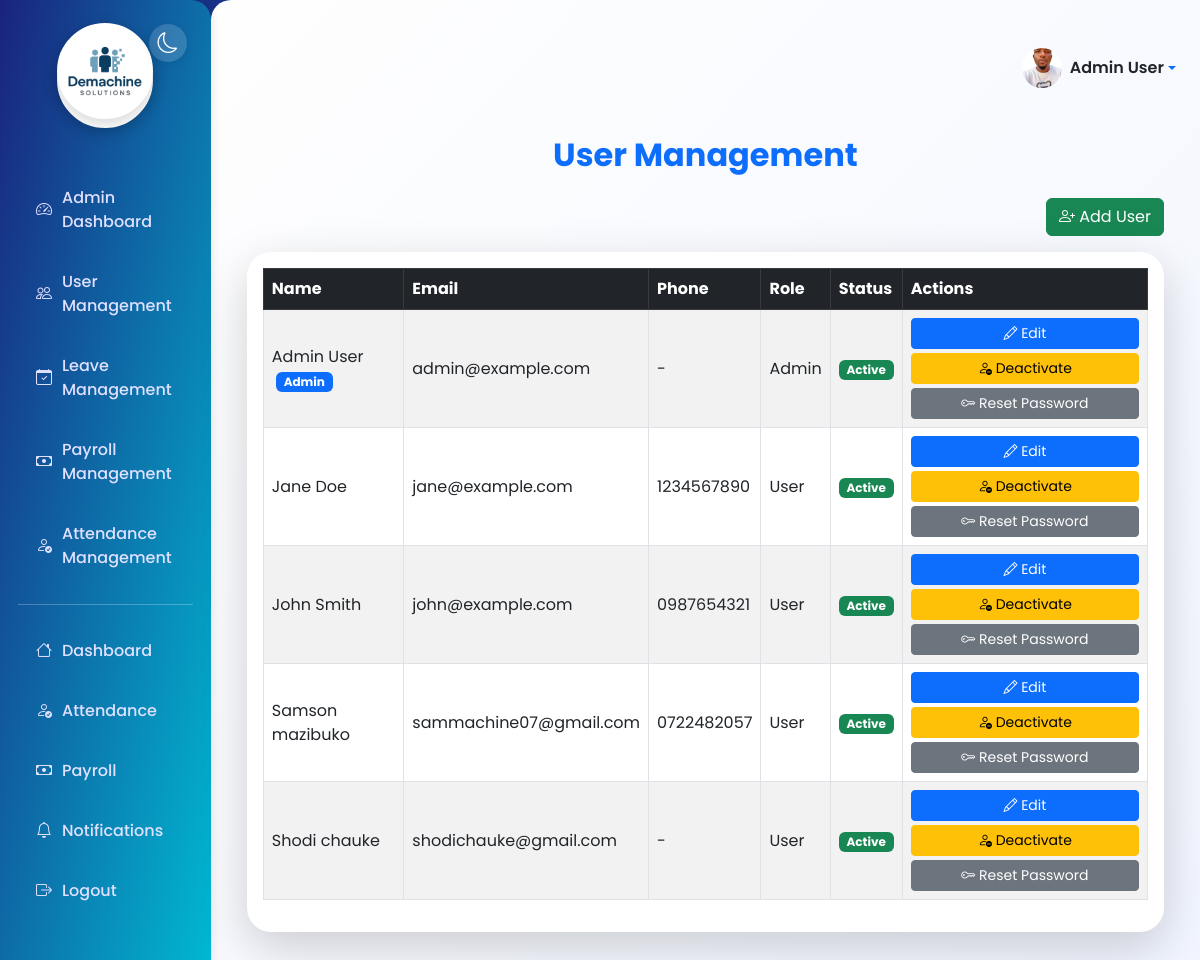
The app's page /admin/users (signed in) with its own data.
### models.py (models this page shows, shortened)
class User(db.Model, UserMixin):
    id = db.Column(db.Integer, primary_key=True)
    username = db.Column(db.String(80), unique=True, nullable=False)
    email = db.Column(db.String(120), unique=True, nullable=False)
    password_hash = db.Column(db.String(128), nullable=False)
    name = db.Column(db.String(100))
    phone = db.Column(db.String(20))
    role = db.Column(db.String(20), default='user')  # 'admin' or 'user'
    is_active = db.Column(db.Boolean, default=True)
    date_joined = db.Column(db.DateTime, default=datetime.utcnow)
    face_encoding = db.Column(db.PickleType)  # Store face encoding as binary
    profile_picture = db.Column(db.String(255))  # Filename of profile picture
    email_notifications = db.Column(db.Boolean, default=True)
    sms_notifications = db.Column(db.Boolean, default=False)
    is_verified = db.Column(db.Boolean, default=False)
    attendances = db.relationship('Attendance', backref='user', lazy=True)
    leaves = db.relationship('LeaveRequest', backref='user', lazy=True)
    payrolls = db.relationship('Payroll', backref='user', lazy=True)
    notifications = db.relationship('Notification', backref='user', lazy=True)

### app.py (the view)
@app.route('/admin/users')
@login_required
@admin_required
def admin_users():
    users = User.query.order_by(User.name).all()
    return render_template('admin_users.html', users=users)

### app.py (called while the page is built)
@login_manager.user_loader
def load_user(user_id):
    return User.query.get(int(user_id))

def admin_required(f):
    @wraps(f)
    def decorated_function(*args, **kwargs):
        if not current_user.is_authenticated or current_user.role != 'admin':
            abort(403)
        return f(*args, **kwargs)
    return decorated_function

@app.before_request
def before_request():
    if current_user.is_authenticated:
        g.unread_notifications = Notification.query.filter_by(user_id=current_user.id, is_read=False).count()
    else:
        g.unread_notifications = 0

### templates/admin_users.html (shortened to what this page needs)
{% extends "layout.html" %}
{% block content %}
<div class="container py-4">
  <h2 class="mb-4 fw-bold text-primary text-center">User Management</h2>
  <div class="d-flex justify-content-end mb-3">
    <a href="/admin/users/add" class="btn btn-success"><i class="bi bi-person-plus"></i> Add User</a>
  </div>
  <div class="card shadow-lg border-0 mb-4" style="border-radius: 1.5rem;">
    <div class="card-body">
      <div class="table-responsive">
        <table class="table table-bordered table-striped align-middle">
          <thead class="table-dark">
            <tr>
              <th>Name</th>
              <th>Email</th>
              <th>Phone</th>
              <th>Role</th>
              <th>Status</th>
              <th>Actions</th>
            </tr>
          </thead>
          <tbody>
            {% for user in users %}
            <tr>
              <td>
                {{ user.name or user.username }}
                {% if user.role == 'admin' %}
                  <span class="badge bg-primary ms-1">Admin</span>
                {% endif %}
              </td>
              <td>{{ user.email }}</td>
              <td>{{ user.phone or '-' }}</td>
              <td>{{ user.role|capitalize }}</td>
              <td>
                {% if user.is_active %}
                  <span class="badge bg-success">Active</span>
                {% else %}
                  <span class="badge bg-danger">Inactive</span>
                {% endif %}
              </td>
              <td>
                <a href="/admin/users/{{ user.id }}" class="btn btn-primary btn-sm mb-1 w-100"><i class="bi bi-pencil"></i> Edit</a>
                {% if user.is_active %}
                  <a href="/admin/users/{{ user.id }}/deactivate" class="btn btn-warning btn-sm mb-1 w-100"><i class="bi bi-person-dash"></i> Deactivate</a>
                {% else %}
                  <a href="/admin/users/{{ user.id }}/activate" class="btn btn-success btn-sm mb-1 w-100"><i class="bi bi-person-check"></i> Activate</a>
                {% endif %}
                <a href="/admin/users/{{ user.id }}/reset_password" class="btn btn-secondary btn-sm w-100"><i class="bi bi-key"></i> Reset Password</a>
              </td>
            </tr>
            {% else %}
            <tr>
              <td colspan="6" class="text-center">No users found.</td>
            </tr>
            {% endfor %}
          </tbody>
        </table>
      </div>
    </div>
  </div>
</div>
{% endblock %}

### templates/layout.html (shortened to what this page needs)
<!DOCTYPE html>
<html lang="en">
<head>
    <link href="https://cdn.jsdelivr.net/npm/bootstrap@5.3.0/dist/css/bootstrap.min.css" rel="stylesheet">
    <link href="https://cdn.jsdelivr.net/npm/bootstrap-icons@1.10.5/font/bootstrap-icons.css" rel="stylesheet">
</head>
<body>
    <div class="d-flex">
        <div class="sidebar">
            <div class="brand" style="justify-content: center; text-align: center;">
                <div class="brand-logo" style="margin: 0 auto;">
                    <img src="{{ url_for('static', filename='images/Demachine solutions.png') }}" alt="Demachine solutions logo" style="width:96px; height:96px; object-fit:cover; border-radius:50%; border:4px solid #fff; box-shadow:0 4px 16px rgba(0,0,0,0.18); margin-bottom:18px; background:#fff;">
                </div>
            </div>
            <button class="theme-toggle" id="themeToggle" title="Toggle dark/light mode">
                <i class="bi bi-moon" id="themeIcon"></i>
            </button>
            <ul class="nav flex-column mt-4">
                {% if current_user.is_authenticated %}
                    {% if current_user.role == 'admin' %}
                        <li class="nav-item"><a href="/admin" class="nav-link"><i class="bi bi-speedometer2"></i> Admin Dashboard</a></li>
                        <li class="nav-item"><a href="/admin/users" class="nav-link"><i class="bi bi-people"></i> User Management</a></li>
                        <li class="nav-item"><a href="/admin/leaves" class="nav-link"><i class="bi bi-calendar-check"></i> Leave Management</a></li>
                        <li class="nav-item"><a href="/admin/payroll" class="nav-link"><i class="bi bi-cash"></i> Payroll Management</a></li>
                        <li class="nav-item"><a href="/admin/attendance" class="nav-link"><i class="bi bi-person-check"></i> Attendance Management</a></li>
                        <li><hr></li>
                    {% endif %}
                    <li class="nav-item"><a href="/dashboard" class="nav-link"><i class="bi bi-house"></i> Dashboard</a></li>
                    <li class="nav-item"><a href="/attendance" class="nav-link"><i class="bi bi-person-check"></i> Attendance</a></li>
                    <li class="nav-item"><a href="/payroll" class="nav-link"><i class="bi bi-cash"></i> Payroll</a></li>
                    <li class="nav-item"><a href="/notifications" class="nav-link"><i class="bi bi-bell"></i> Notifications
                    </a></li>
                    <li class="nav-item"><a href="/logout" class="nav-link"><i class="bi bi-box-arrow-right"></i> Logout</a></li>
                {% else %}
                    <li class="nav-item"><a href="/login" class="nav-link"><i class="bi bi-box-arrow-in-right"></i> Login</a></li>
                {% endif %}
            </ul>
        </div>
        <div class="main-content">
            <div class="d-flex justify-content-end align-items-center mb-3" style="min-height:56px;">
                <div class="dropdown">
                    <a href="#" class="d-flex align-items-center text-decoration-none dropdown-toggle" id="profileDropdown" data-bs-toggle="dropdown" aria-expanded="false">
                        {% if current_user.profile_picture %}
                            <img src="{{ url_for('static', filename='images/profiles/' + current_user.profile_picture) }}" alt="Profile" class="rounded-circle me-2" style="width:40px; height:40px; object-fit:cover;">
                        {% else %}
                            <img src="{{ url_for('static', filename='images/default_avatar.png') }}" alt="Profile" class="rounded-circle me-2" style="width:40px; height:40px; object-fit:cover;">
                        {% endif %}
                        <span class="fw-semibold text-dark">{{ current_user.name or current_user.username }}</span>
                    </a>
                </div>
            </div>
            {% block content %}{% endblock %}
        </div>
    </div>
</body>
</html>

### templates/layout.html (style rules this page uses)
:root { --primary: #1a237e; --secondary: #00bcd4; --accent: #ff9800; --bg-light: #f4f8fb; --bg-dark: #232a3b; --sidebar-width: 250px; }
html, body { min-height: 100vh; font-family: 'Poppins', Arial, sans-serif; background: linear-gradient(135deg, var(--primary) 0%, var(--secondary) 100%); color: #222; }
.sidebar { background: linear-gradient(to bottom right, var(--primary), var(--secondary)); color: #fff; width: var(--sidebar-width); min-height: 100vh; padding: 32px 18px 18px 18px; box-shadow: 2px 0 8px rgba(0,0,0,0.08); border-top-right-radius: 20px; border-bottom-right-radius: 20px; position: relative; }
.sidebar .brand { display: flex; align-items: center; margin-bottom: 2.5rem; justify-content: center; text-align: center; }
.sidebar .brand-logo { width: 96px; height: 96px; border-radius: 50%; border: 4px solid #fff; box-shadow: 0 4px 16px rgba(0,0,0,0.18); margin-bottom: 18px; background: #fff; display: flex; align-items: center; justify-content: center; font-size: 2rem; font-weight: 700; color: #fff; margin-right: 1rem; }
.sidebar .nav-link { color: #e0e0ff; font-weight: 500; padding: 12px 18px; margin: 6px 0; border-radius: 12px; display: flex; align-items: center; transition: background-color 0.3s, color 0.2s, transform 0.2s; }
.sidebar .nav-link i { margin-right: 10px; }
.theme-toggle { position: absolute; top: 1.5rem; right: 1.5rem; background: rgba(255,255,255,0.15); border-radius: 50%; border: none; width: 38px; height: 38px; display: flex; align-items: center; justify-content: center; font-size: 1.3rem; color: #fff; box-shadow: 0 2px 8px rgba(0,0,0,0.08); transition: background 0.2s; }
.main-content { padding: 40px 24px; width: 100%; background: linear-gradient(to bottom right, #fefefe, #f1f5ff); border-top-left-radius: 20px; min-height: 100vh; }

### records on screen
User: profile_picture (picture), name "Admin User", email "admin@example.com", phone "-", role "Admin", is_active "Active"
User: name "Jane Doe", email "jane@example.com", phone "1234567890", role "User", is_active "Active"
User: name "John Smith", email "john@example.com", phone "0987654321", role "User", is_active "Active"
User: name "Samson mazibuko", email "sammachine07@gmail.com", phone "0722482057", role "User", is_active "Active"
User: name "Shodi chauke", email "shodichauke@gmail.com", phone "-", role "User", is_active "Active"
